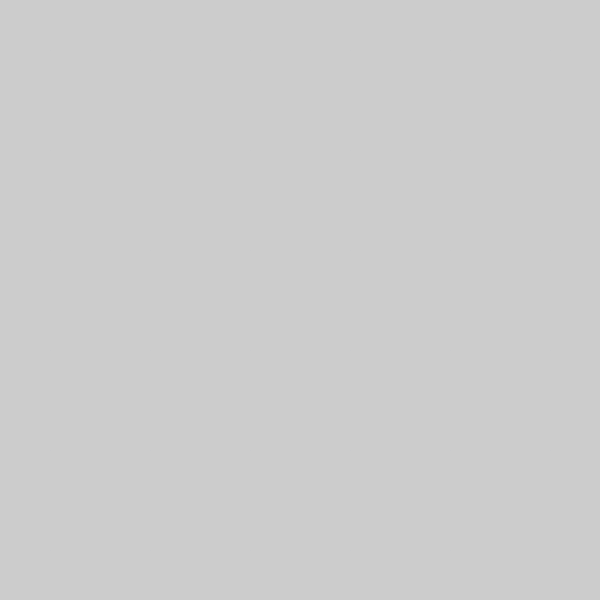
Frame 1 (no input)
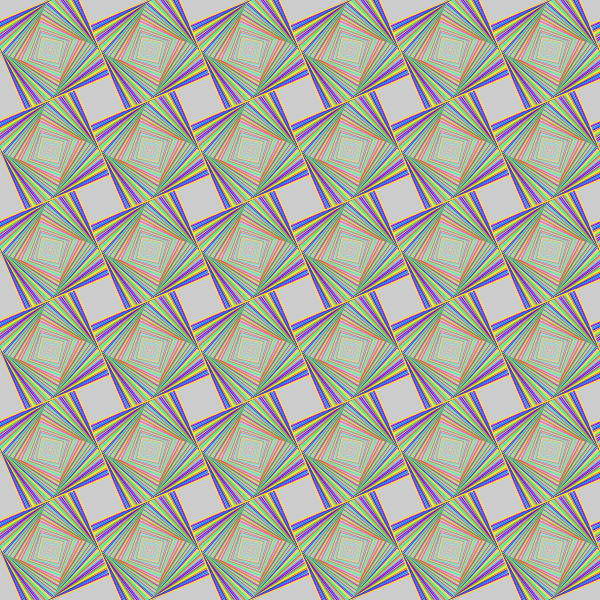
Frame 60 (the mouse pressed at the canvas centre just before this capture)
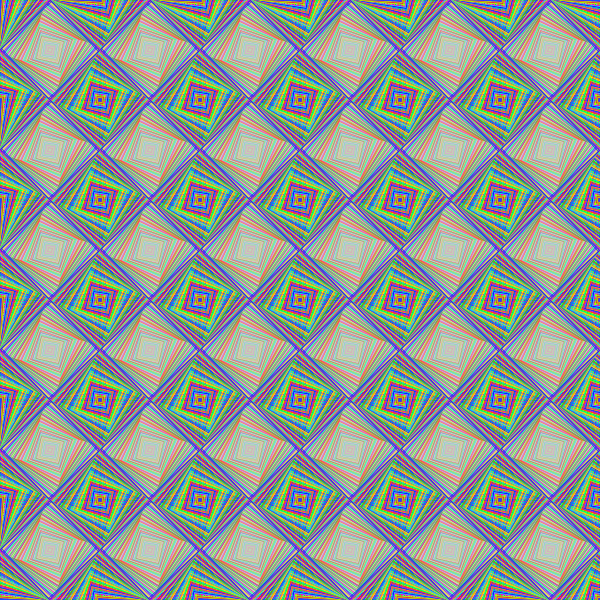
Frame 120 (the mouse held since frame 60 and released just before this capture)

The Processing sketch that drew these frames (run headless with seeded random() and noise(); from frame 60 on, the mouse is pressed at the canvas centre):

// Processing sketch: processing_173394
// ── processing_173394.pde

float newrot;
float angle;
int newhue;
void setup() {
  size(600, 600);
  smooth();
  noFill();
  //noStroke();
  colorMode(HSB);
  rectMode(CENTER);
}

void draw() {
  stroke(random(0,255), 255, 255);
  //fill(newhue, 255, 255);
  for (int x=0; x<=width; x+=100) {
    for (int y=0; y<height; y+=100) {
      pushMatrix();
      pushMatrix();
      translate(x+50, y+50);
      rotate(newrot);
      scale(sin(angle));
      rect(0, 0, 100, 100);
      popMatrix();
      translate(x,y);
      rotate(newrot);
      popMatrix();
    }
  }

  newhue++;
  newrot+=0.02;
  angle+=0.02;
  if (newhue==255) {
    newhue=0;
  }
}
